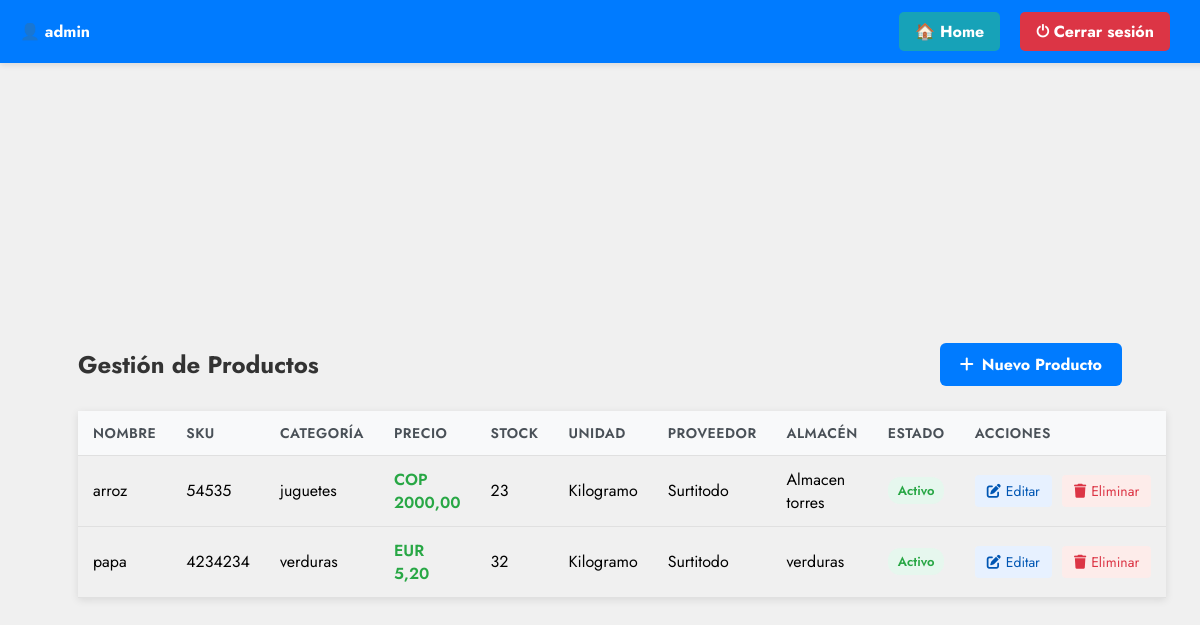
/productos/ (signed in), run on the app's committed database.
### account/models.py (models this page shows, shortened)
class Usuario(AbstractUser):
    rol = models.ForeignKey('Rol', on_delete=models.SET_NULL, null=True, blank=True)
    estado = models.BooleanField(default=True)
    nombres = models.CharField(max_length=100, blank=True, null=True)
    apellidos = models.CharField(max_length=100, blank=True, null=True)
    class Meta:
        verbose_name = 'Usuario'
        verbose_name_plural = 'Usuarios'

class Producto(models.Model):
    UNIDAD_CHOICES = [
        ('kg', 'Kilogramo'),
        ('ml', 'Mililitro'),
        ('litro', 'Litro'),
        ('unidad', 'Unidad'),
    ]
    MONEDA_CHOICES = [
        ('USD', 'Dólar estadounidense'),
        ('COP', 'Peso colombiano'),
        ('EUR', 'Euro'),
    ]
    nombre = models.CharField(max_length=100)
    descripcion = models.TextField(blank=True, null=True)
    categoria = models.ForeignKey(Categoria, on_delete=models.SET_NULL, null=True, blank=True)
    precio_unitario = models.DecimalField(max_digits=10, decimal_places=2)
    moneda = models.CharField(max_length=3, choices=MONEDA_CHOICES, default='COP')
    cantidad = models.PositiveIntegerField(default=0)
    unidad = models.CharField(max_length=20, choices=UNIDAD_CHOICES, default='unidad')
    sku = models.CharField(max_length=100, unique=True)
    proveedor = models.ForeignKey(Proveedor, on_delete=models.SET_NULL, null=True, blank=True)
    almacen = models.ForeignKey(Almacen, on_delete=models.SET_NULL, null=True, blank=True)
    estado = models.BooleanField(default=True)
    fecha_creacion = models.DateTimeField(auto_now_add=True)
    fecha_modificacion = models.DateTimeField(auto_now=True)
    class Meta:
        verbose_name = 'Producto'
        verbose_name_plural = 'Productos'
        ordering = ['nombre']

class Categoria(models.Model):
    nombre = models.CharField(max_length=100, unique=True)
    descripcion = models.TextField(blank=True, null=True)
    estado = models.BooleanField(default=True)
    icono = models.CharField(max_length=50, default='tag')
    class Meta:
        verbose_name = 'Categoría'
        verbose_name_plural = 'Categorías'
        ordering = ['nombre']

class Proveedor(models.Model):
    nombre = models.CharField(max_length=100, unique=True)
    contacto = models.CharField(max_length=100, blank=True, null=True)
    telefono = models.CharField(max_length=20, blank=True, null=True)
    email = models.EmailField(blank=True, null=True)
    direccion = models.TextField(blank=True, null=True)
    nit = models.CharField(max_length=20, unique=True, blank=True, null=True)
    estado = models.BooleanField(default=True)
    class Meta:
        verbose_name = 'Proveedor'
        verbose_name_plural = 'Proveedores'
        ordering = ['nombre']

class Almacen(models.Model):
    nombre = models.CharField(max_length=100, unique=True)
    numero = models.CharField(max_length=20, unique=True, blank=True, null=True)
    ubicacion = models.TextField(blank=True, null=True)
    capacidad = models.DecimalField(max_digits=10, decimal_places=2, default=0.0)
    responsable = models.ForeignKey(Usuario, on_delete=models.SET_NULL, null=True, blank=True)
    estado = models.BooleanField(default=True)
    class Meta:
        verbose_name = 'Almacén'
        verbose_name_plural = 'Almacenes'
        ordering = ['nombre']

### account/views.py (the view)
# urls.py: path('productos/', productos_listar, name='productos_listar'),
@login_required_custom
@role_required(module='productos', action='leer')
def productos_listar(request):
    productos = Producto.objects.select_related('categoria', 'proveedor', 'almacen').all().order_by('nombre')
    permisos = {
        'leer': _user_has_permission(request.user, 'productos', 'leer'),
        'editar': _user_has_permission(request.user, 'productos', 'actualizar'),
        'eliminar': _user_has_permission(request.user, 'productos', 'eliminar'),
        'crear': _user_has_permission(request.user, 'productos', 'crear'),
    }
    return render(request, 'account/productos_listar.html', {
        'productos': productos,
        'titulo': 'Lista de Productos',
        'permisos': permisos,
    })

### account/templates/account/productos_listar.html (shortened to what this page needs)
{% load static %}
<!DOCTYPE html>
<html lang="es">
<head>
    <link rel="stylesheet" href="{% static 'account/css/productos.css' %}">
    <link rel="stylesheet" href="https://cdnjs.cloudflare.com/ajax/libs/font-awesome/6.5.0/css/all.min.css">
</head>
<body>
    <div class="topbar">
        <div class="user-info">👤 {{ user.username }}</div>
        <div class="actions">
            <a href="{% url 'dashboard' %}" class="home-btn">🏠 Home</a>
            <a href="{% url 'logout' %}" class="logout-btn">⏻ Cerrar sesión</a>
        </div>
    </div>
    <div class="container">
        <div class="header">
            <h1 class="title">Gestión de Productos</h1>
            {% if permisos.crear %}
                <a href="{% url 'producto_crear' %}" class="btn btn-primary">
                    <i class="fas fa-plus"></i> Nuevo Producto
                </a>
            {% endif %}
        </div>
        <table class="products-table">
            <thead>
                <tr>
                    <th>Nombre</th>
                    <th>SKU</th>
                    <th>Categoría</th>
                    <th>Precio</th>
                    <th>Stock</th>
                    <th>Unidad</th>
                    <th>Proveedor</th>
                    <th>Almacén</th>
                    <th>Estado</th>
                    {% if permisos.editar or permisos.eliminar %}
                        <th>Acciones</th>
                    {% endif %}
                </tr>
            </thead>
            <tbody>
                {% for producto in productos %}
                <tr>
                    <td>{{ producto.nombre }}</td>
                    <td>{{ producto.sku }}</td>
                    <td>{{ producto.categoria.nombre|default:"Desconocida" }}</td>
                    <td class="price">{{ producto.moneda }} {{ producto.precio_unitario }}</td>
                    <td class="{% if producto.cantidad < 5 %}stock-critical{% elif producto.cantidad < 15 %}stock-low{% endif %}">
                        {{ producto.cantidad }}
                    </td>
                    <td>{{ producto.get_unidad_display }}</td>
                    <td>{{ producto.proveedor.nombre|default:"Desconocido" }}</td>
                    <td>{{ producto.almacen.nombre|default:"N/A" }}</td>
                    <td>
                        <span class="status {% if producto.estado %}status-active{% else %}status-inactive{% endif %}">
                            {{ producto.estado|yesno:"Activo,Inactivo" }}
                        </span>
                    </td>
                    <td>
                        <div class="action-links">
                            {% if permisos.editar %}
                                <a href="{% url 'producto_editar' producto.id %}" class="action-link edit-link">
                                    <i class="fas fa-edit"></i> Editar
                                </a>
                            {% endif %}
                            {% if permisos.eliminar %}
                                <a href="{% url 'producto_eliminar' producto.id %}" class="action-link delete-link">
                                    <i class="fas fa-trash"></i> Eliminar
                                </a>
                            {% endif %}
                        </div>
                    </td>
                </tr>
                {% endfor %}
            </tbody>
        </table>
    </div>
</body>
</html>

### account/static/account/css/productos.css (style rules this page uses)
body { font-family: 'Jost', sans-serif; background: #f2f2f2; display: flex; justify-content: center; align-items: center; min-height: 100vh; margin: 0; padding: 20px; }

### account/templates/account/productos_listar.html (style rules this page uses)
body { margin: 0; padding-top: 70px; font-family: 'Jost', sans-serif; background: #f0f0f0; }
.topbar { background: #007bff; color: white; padding: 12px 20px; display: flex; justify-content: space-between; align-items: center; width: 100%; position: fixed; top: 0; left: 0; box-shadow: 0 2px 6px rgba(0,0,0,0.1); z-index: 1000; }
.topbar .user-info { font-weight: bold; display: flex; align-items: center; gap: 15px; }
.topbar .actions { display: flex; gap: 10px; margin-right: 50px; }
.topbar a { border: none; padding: 8px 16px; border-radius: 5px; text-decoration: none; font-weight: bold; cursor: pointer; margin-left: 10px; color: white; }
.topbar .home-btn { background: #17a2b8; }
.topbar .logout-btn { background: #dc3545; }
.container { width: 90%; max-width: 1200px; margin: 30px auto; font-family: 'Jost', sans-serif; }
.header { display: flex; justify-content: space-between; align-items: center; margin-bottom: 25px; flex-wrap: wrap; gap: 15px; }
.title { font-size: 24px; color: #333; margin: 0; }
.btn { display: inline-flex; align-items: center; gap: 8px; padding: 10px 20px; border-radius: 6px; text-decoration: none; font-weight: bold; transition: all 0.3s; }
.btn-primary { background-color: #007bff; color: white; }
.products-table { width: 100%; border-collapse: collapse; margin-top: 20px; box-shadow: 0 2px 8px rgba(0,0,0,0.1); }
.products-table th, .products-table td { padding: 12px 15px; text-align: left; border-bottom: 1px solid #e0e0e0; }
.products-table th { background-color: #f8f9fa; font-weight: 600; color: #495057; text-transform: uppercase; font-size: 14px; letter-spacing: 0.5px; }
.status { display: inline-block; padding: 4px 10px; border-radius: 12px; font-size: 13px; font-weight: 600; }
.status-active { background-color: #e6f7ee; color: #28a745; }
.action-links { display: flex; gap: 10px; }
.action-link { display: inline-flex; align-items: center; gap: 5px; padding: 6px 12px; border-radius: 4px; text-decoration: none; font-size: 14px; transition: all 0.2s; }
.edit-link { background-color: #e7f1ff; color: #0056b3; }
.delete-link { background-color: #fdecea; color: #dc3545; }
.price { font-weight: 600; color: #28a745; }

### data on the page
Usuario: username "admin"
Producto: nombre "arroz", sku "54535", categoria.nombre "juguetes", moneda "COP", precio_unitario "2000,00", cantidad "23", unidad "Kilogramo", proveedor.nombre "Surtitodo", almacen.nombre "Almacen torres", estado "Activo"
Producto: nombre "papa", sku "4234234", categoria.nombre "verduras", moneda "EUR", precio_unitario "5,20", cantidad "32", unidad "Kilogramo", proveedor.nombre "Surtitodo", almacen.nombre "verduras", estado "Activo"
